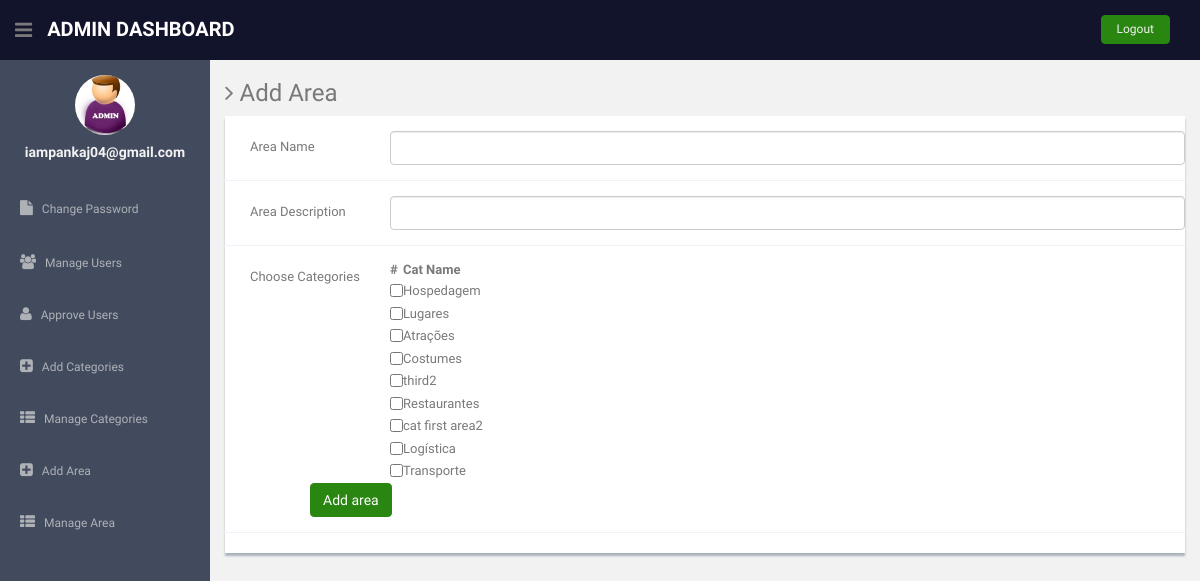
The page /admin/add_area.php (signed in) on the database its author committed.
### tables this page shows
CREATE TABLE IF NOT EXISTS `categories` (
  `id` int(11) NOT NULL AUTO_INCREMENT,
  `cat_name` varchar(50) NOT NULL,
  `cat_desc` varchar(50) NOT NULL,
  PRIMARY KEY (`id`)
);

### admin/add_area.php (the view, shortened to what this page needs)
<!DOCTYPE html>
<html lang="en">
  <head>
    <link href="assets/css/bootstrap.css" rel="stylesheet">
    <link href="assets/font-awesome/css/font-awesome.css" rel="stylesheet" />
    <link href="assets/css/style.css" rel="stylesheet">
    <link href="assets/css/style-responsive.css" rel="stylesheet">
  </head>
  <body>
  <section id="container" >
      <header class="header black-bg">
              <div class="sidebar-toggle-box">
                  <div class="fa fa-bars tooltips" data-placement="right" data-original-title="Toggle Navigation"></div>
              </div>
            <a href="#" class="logo"><b>Admin Dashboard</b></a>
            <div class="top-menu">
            	<ul class="nav pull-right top-menu">
                    <li><a class="logout" href="logout.php">Logout</a></li>
            	</ul>
            </div>
        </header>
      <aside>
          <div id="sidebar"  class="nav-collapse ">
              <ul class="sidebar-menu" id="nav-accordion">
              	  <p class="centered"><a href="#"><img src="assets/img/admin.jpg" class="img-circle" width="60"></a></p>
              	  <h5 class="centered"><?php echo $_SESSION['login'];?></h5>
                  <li class="mt">
                      <a href="change-password.php">
                          <i class="fa fa-file"></i>
                          <span>Change Password</span>
                      </a>
                  </li>
                  <li class="sub-menu">
                      <a href="manage-users.php" >
                          <i class="fa fa-users"></i>
                          <span>Manage Users</span>
                      </a>
                  </li>
                  <li class="sub-menu">
                      <a href="approve-users.php" >
                          <i class="fa fa-user"></i>
                          <span>Approve Users</span>
                      </a>
                  </li>
                  <li class="sub-menu">
                      <a href="add_cat.php" >
                          <i class="fa fa-plus-square"></i>
                          <span>Add Categories</span>
                      </a>
                  </li>
				  <li class="sub-menu">
                      <a href="manage_cat.php" >
                          <i class="fa fa-th-list"></i>
                          <span>Manage Categories</span>
                      </a>
                  </li>
				  <li class="sub-menu">
                      <a href="add_area.php" >
                          <i class="fa fa-plus-square"></i>
                          <span>Add Area</span>
                      </a>
                  </li>
				  <li class="sub-menu">
                      <a href="manage_area.php" >
                          <i class="fa fa-th-list"></i>
                          <span>Manage Area</span>
                      </a>
                  </li>
              </ul>
		  </div>
      </aside>
      <section id="main-content">
          <section class="wrapper">
          	<h3><i class="fa fa-angle-right"></i> Add Area </h3>
				<div class="row">
                  <div class="col-md-12">
                      <div class="content-panel">
                           <form class="form-horizontal style-form" name="form1" method="post" action="">
                              <div class="form-group">
                              <label class="col-sm-2 col-sm-2 control-label" style="padding-left:40px;">Area Name</label>
                              <div class="col-sm-10">
                                  <input type="text" class="form-control" name="areaname" value="" >
                              </div>
                          </div>
                              <div class="form-group">
                              <label class="col-sm-2 col-sm-2 control-label" style="padding-left:40px;">Area Description</label>
                              <div class="col-sm-10">
                                  <input type="text" class="form-control" name="areadesc" value="" >
                              </div>
                          </div>
						<div class="form-group">
                              <label class="col-sm-2 col-sm-2 control-label" style="padding-left:40px;">Choose Categories</label>
                              <div class="col-sm-10">
						<table>
                              <thead>
                              <tr>
                                  <th>#</th>
                                  <th> Cat Name</th>
                              </tr>
                              </thead>
                              <tbody>
                              <?php $ret=mysql_query("select * from categories");
							  $cnt=1;
							  while($row=mysql_fetch_array($ret))
							  {?>
                              <tr>
							  <td><input type="checkbox" name="display[]" value="<?php echo $row['id'];?>"></td>
                                  <td><?php echo $row['cat_name'];?></td>
                              </tr>
                              <?php $cnt=$cnt+1; }?>
                              </tbody>
                          </table>
						</div>
						  <br>
                          <div style="margin-left:100px;">
                          <input type="Submit" name="Submit" value="Add area" class="btn btn-theme"></div>
                          </form>
                      </div>
                  </div>
              </div>
		</section>
      </section></section>
  </body>
</html>

### admin/assets/css/style.css (style rules this page uses)
body { color: #797979; background: #f2f2f2; font-family: 'Ruda', sans-serif; padding: 0px !important; margin: 0px !important; font-size:13px; }
ul li { list-style: none; }
a, a:hover, a:focus { text-decoration: none; outline: none; }
#container { width: 100%; height: 100%; }
.btn-theme { color: #fff; background-color: #288611; border-color: #288611; }
.centered { text-align: center; }
.mt { margin-top: 25px; }
ul.top-menu > li > .logout { color: #f2f2f2; font-size: 12px; border-radius: 4px; -webkit-border-radius: 4px; border: 1px solid #288611 !important; padding: 5px 15px; margin-right: 15px; background: #288611; margin-top: 15px; }
#sidebar { width: 210px; height: 100%; position: fixed; background: #424a5d; }
#sidebar h5 { color: #f2f2f2; font-weight: 700; }
#sidebar ul li { position: relative; }
ul.sidebar-menu , ul.sidebar-menu li ul.sub { margin: -2px 0 0; padding: 0; }
ul.sidebar-menu { margin-top: 75px; }
ul.sidebar-menu li { margin-bottom: 5px; margin-left:10px; margin-right:10px; }
ul.sidebar-menu li.sub-menu { line-height: 15px; }
ul.sidebar-menu li a span { display: inline-block; }
ul.sidebar-menu li a { color: #aeb2b7; text-decoration: none; display: block; padding: 15px 0 15px 10px; font-size: 12px; outline: none; -webkit-transition: all 0.3s ease; -moz-transition: all 0.3s ease; -o-transition: all 0.3s ease; -ms-transition: all 0.3s ease; transition: all 0.3s ease; }
ul.sidebar-menu li a i { font-size: 15px; padding-right: 6px; }
#main-content { margin-left: 210px; }
.header, .footer { min-height: 60px; padding: 0 15px; }
.header { position: fixed; left: 0; right: 0; z-index: 1002; }
.black-bg { background: #11142B; border-bottom: 1px solid #11142B; }
.wrapper { display: inline-block; margin-top: 60px; padding-left: 15px; padding-right: 15px; padding-bottom: 15px; padding-top: 0px; width: 100%; }
a.logo { font-size: 20px; color: #ffffff; float: left; margin-top: 15px; text-transform: uppercase; }
a.logo b { font-weight: 900; }
#top_menu .nav > li, ul.top-menu > li { float: left; }
ul.top-menu > li > a { color: #666666; font-size: 16px; border-radius: 4px; -webkit-border-radius: 4px; border:1px solid #666666 !important; padding: 2px 6px; margin-right: 15px; }
.sidebar-toggle-box { float: left; padding-right: 15px; margin-top: 20px; }
.sidebar-toggle-box .fa-bars { cursor: pointer; display: inline-block; font-size: 20px; }
.content-panel { background: #ffffff; box-shadow: 0px 3px 2px #aab2bd; padding-top: 15px; padding-bottom: 5px; }
label { font-weight: 400; }
.form-horizontal.style-form .form-group { border-bottom: 1px solid #eff2f7; padding-bottom: 15px; margin-bottom: 15px; }
@media (min-width: 768px) { .form-horizontal .control-label { text-align: left; } }

### rows shown on the page
categories: cat_name "Hospedagem"
categories: cat_name "Lugares"
categories: cat_name "Atrações"
categories: cat_name "Costumes"
categories: cat_name "third2"
categories: cat_name "Restaurantes"
categories: cat_name "cat first area2"
categories: cat_name "Logística"
categories: cat_name "Transporte"

### other values the page prints
$_SESSION['login'] "iampankaj04@gmail.com"
